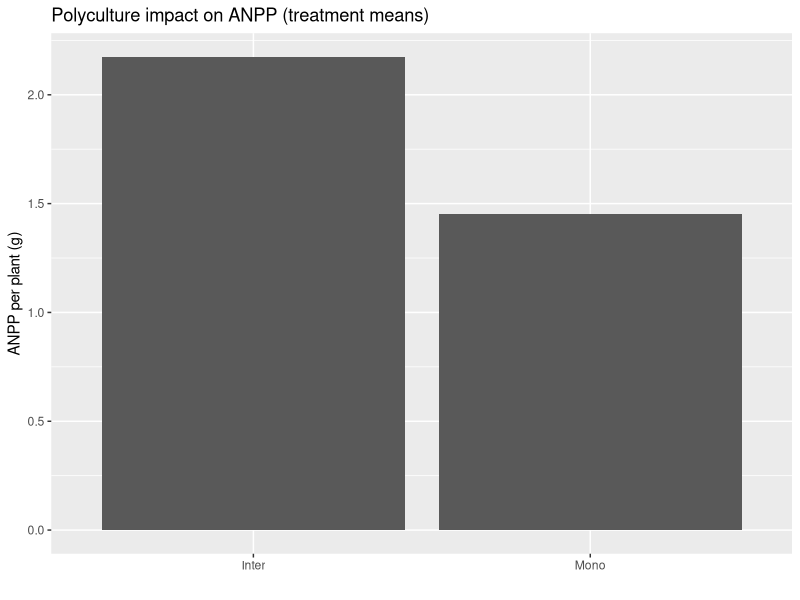
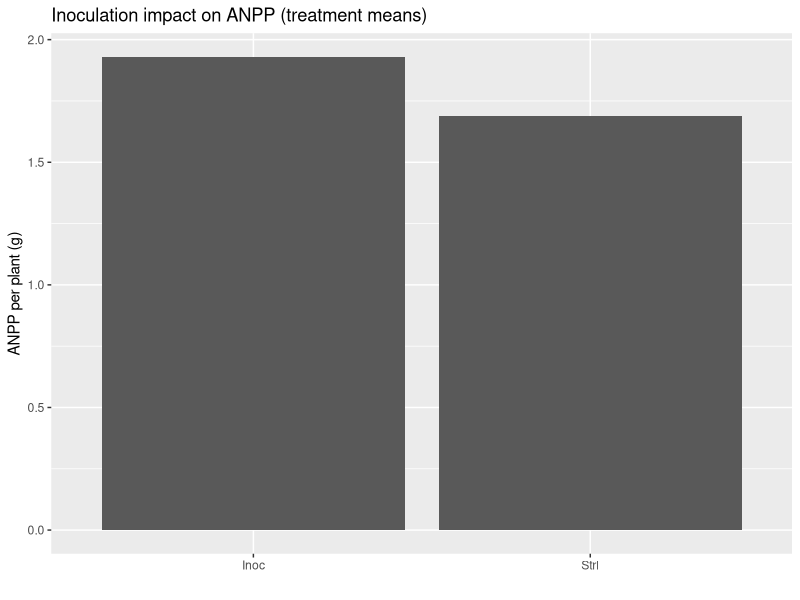
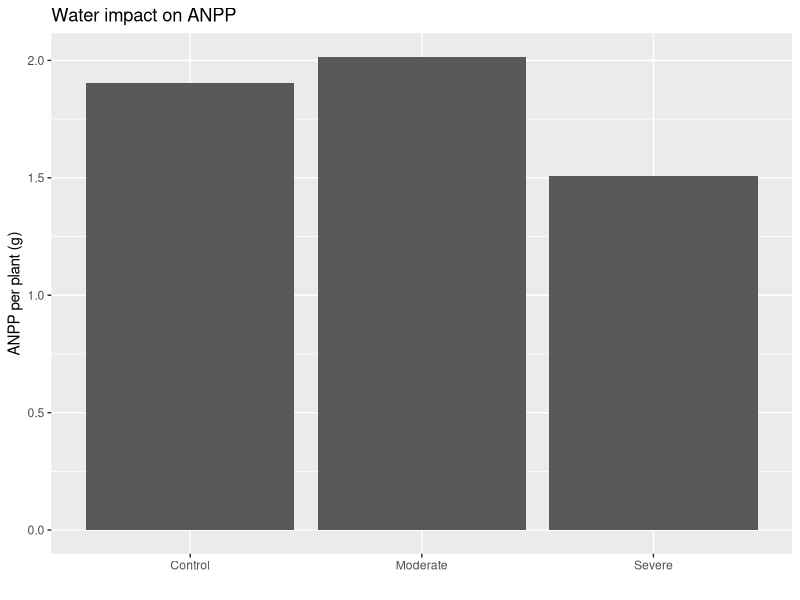
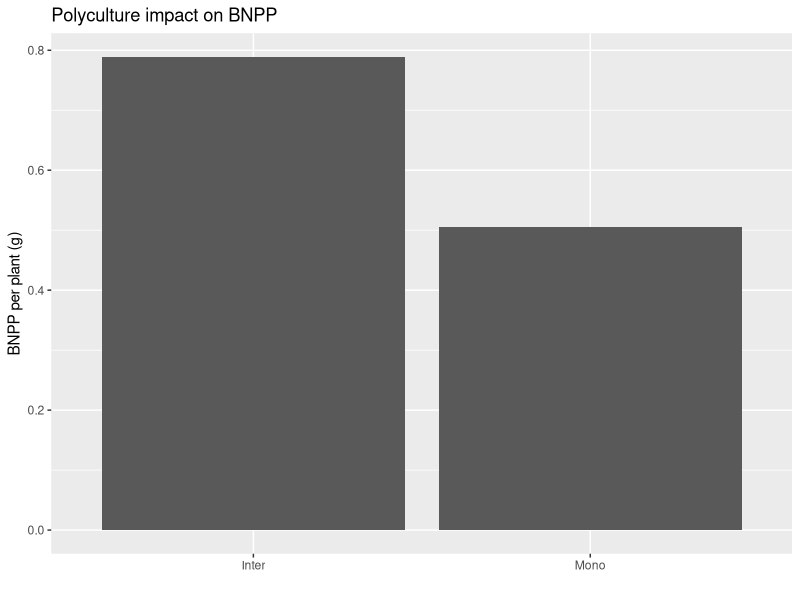
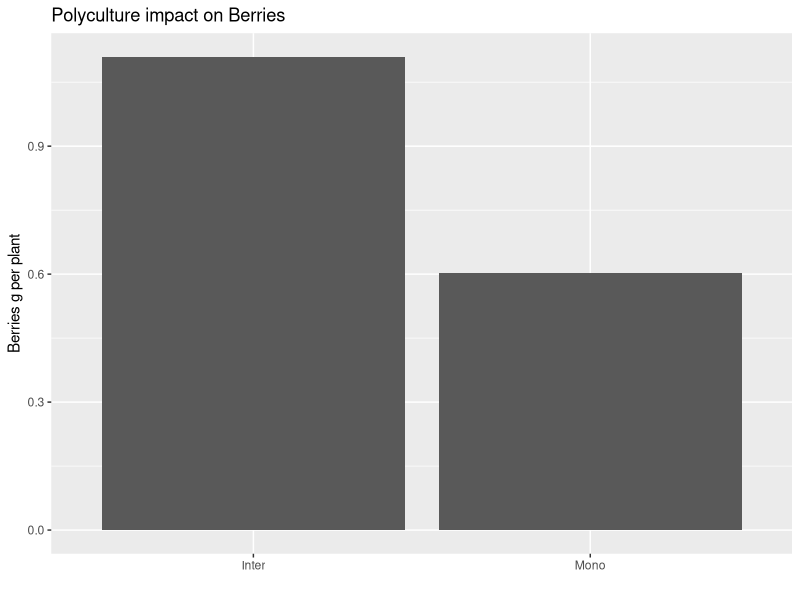
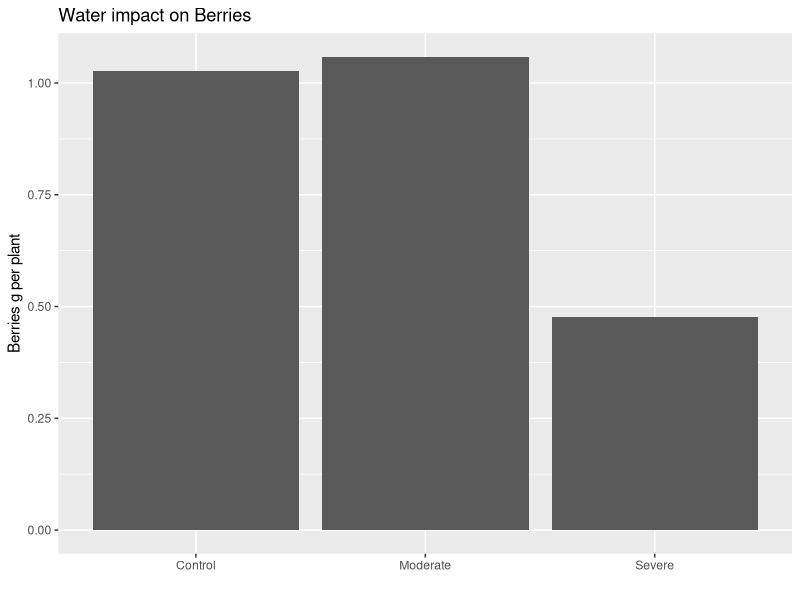
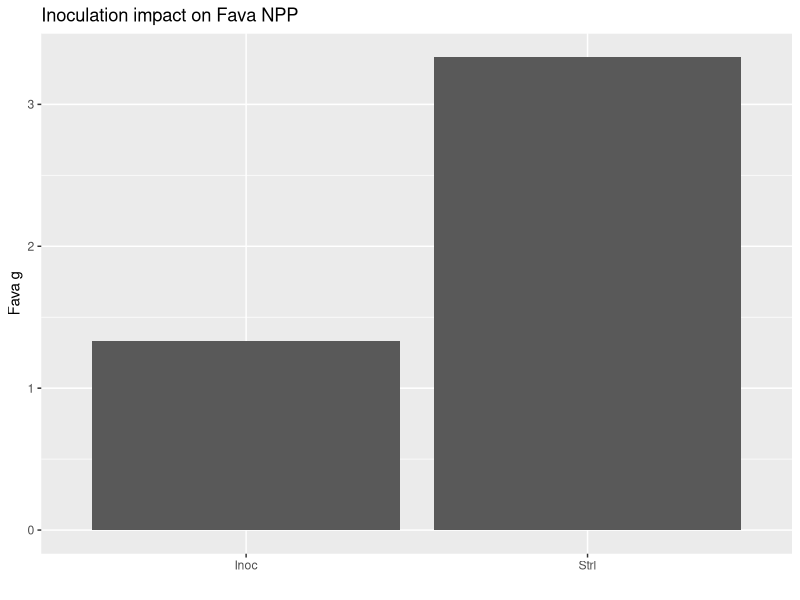
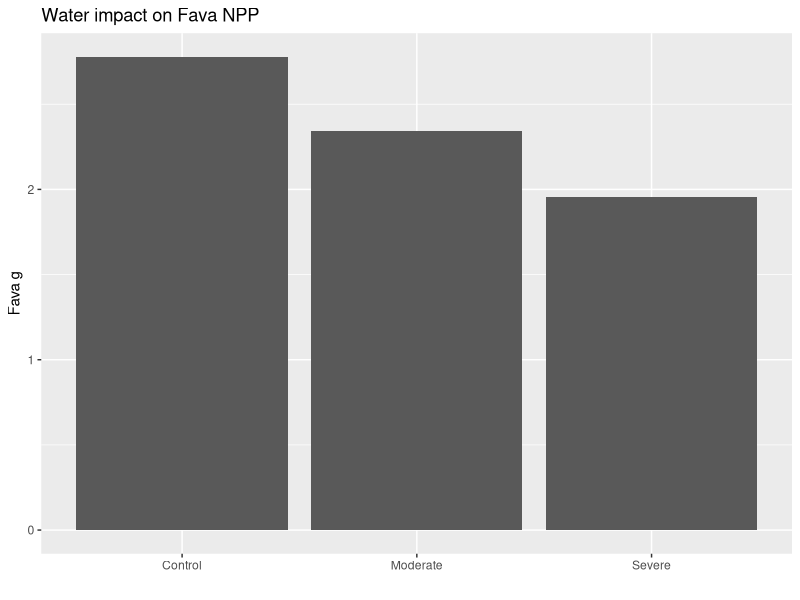

Generate these figures, in order, with R:
## ---- chunk 1
knitr::opts_chunk$set(echo = TRUE)
## ---- chunk 2

library(tidyverse)
library(broom)
library(knitr)
library(dplyr)
library(ggplot2)
## ---- chunk 3
# Combined data
combined <- read.csv("NPP_AMF_combined.csv")

# need to remove the fourth row bc I'm missing data (the bnpp)
combined <- combined[-4,]

combined <- combined %>%
  mutate(
    Inoculation = factor(Inoculation),
    Polyculture = factor(Polyculture),
    Group = interaction(Inoculation, Polyculture, sep = "_")
  )
## ---- chunk 4
# ANPP x polyculture
ggplot(combined, aes(x = Polyculture, y = ANPP_g_pp)) +
  stat_summary(fun = mean, geom = "bar") +
  labs(title = "Polyculture impact on ANPP (treatment means)", x = "", y = "ANPP per plant (g)")

# ANPP x Inoculation
ggplot(combined, aes(x = Inoculation, y = ANPP_g_pp)) +
  stat_summary(fun = mean, geom = "bar") +
  labs(title = "Inoculation impact on ANPP (treatment means)", x = "", y = "ANPP per plant (g)")

# ANPP x PPT
ggplot(combined, aes(x = Water, y = ANPP_g_pp)) +
  stat_summary(fun = mean, geom = "bar") +
  labs(title = "Water impact on ANPP", x = "", y = "ANPP per plant (g)")

## ---- chunk 5
# polyculture
ggplot(combined, aes(x = Polyculture, y = BNPP_g_pp)) +
  stat_summary(fun = mean, geom = "bar") +
  labs(title = "Polyculture impact on BNPP", x = "", y = "BNPP per plant (g)")
## ---- chunk 6
# polyculture
ggplot(combined, aes(x = Polyculture, y = Berries_g_pp)) +
  stat_summary(fun = mean, geom = "bar") +
  labs(title = "Polyculture impact on Berries", x = "", y = "Berries g per plant")

# Water
ggplot(combined, aes(x = Water, y = Berries_g_pp)) +
  stat_summary(fun = mean, geom = "bar") +
  labs(title = "Water impact on Berries", x = "", y = "Berries g per plant")
## ---- chunk 7
# Inoculation
ggplot(combined, aes(x = Inoculation, y = Fava_g)) +
  stat_summary(fun = mean, geom = "bar") +
  labs(title = "Inoculation impact on Fava NPP", x = "", y = "Fava g")

# Water
ggplot(combined, aes(x = Water, y = Fava_g)) +
  stat_summary(fun = mean, geom = "bar") +
  labs(title = "Water impact on Fava NPP", x = "", y = "Fava g")

# Water: Inoc interaction
ggplot(combined, aes(x = Water, y = Fava_g, color = Inoculation, group = Inoculation)) +
  stat_summary(fun = mean, geom = "point") +
  stat_summary(fun = mean, geom = "line") +
  labs(title = "Water:Inoculation Intaction for Fava NPP", x = "", y = "Fava g")

## ---- chunk 8
# Polyculture
ggplot(combined, aes(x = Polyculture, y = NPP_g_pp)) +
  stat_summary(fun = mean, geom = "bar") +
  labs(title = "Polyculture impact on Total NPP", x = "", y = "NPP g")

# Water
ggplot(combined, aes(x = Water, y = NPP_g_pp)) +
  stat_summary(fun = mean, geom = "bar") +
  labs(title = "Water impact on Total NPP", x = "", y = "NPP g")

# Poly: Inoc interaction
ggplot(combined, aes(x = Inoculation, y = NPP_g_pp, color = Polyculture, group = Polyculture)) +
  stat_summary(fun = mean, geom = "point") +
  stat_summary(fun = mean, geom = "line") +
  labs(title = "Polyculture:Inoculation Intaction for Total NPP", x = "", y = "NPP g")

ggplot(combined, aes(x = Polyculture, y = NPP_g_pp, color = Inoculation, group = Inoculation)) +
  stat_summary(fun = mean, geom = "point") +
  stat_summary(fun = mean, geom = "line") +
  labs(title = "Polyculture:Inoculation Intaction for Total NPP", x = "Intercropping", y = "NPP g")
## ---- chunk 9
# ANPP x polyculture
ggplot(combined, aes(x = Polyculture, y = percent_ANPP)) +
  stat_summary(fun = mean, geom = "bar") +
  labs(title = "Polyculture impact on ANPP %", x = "", y = "ANPP% of NPP")

# ANPP x Inoculation
ggplot(combined, aes(x = Inoculation, y = percent_ANPP)) +
  stat_summary(fun = mean, geom = "bar") +
  labs(title = "Inoculation impact on ANPP %", x = "", y = "ANPP% of NPP")

# ANPP x PPT
ggplot(combined, aes(x = Water, y = percent_ANPP)) +
  stat_summary(fun = mean, geom = "bar") +
  labs(title = "Water impact on ANPP %", x = "", y = "ANPP% of NPP")

# Poly: Inoc: Water 3-way with ANPP
ggplot(combined, aes(x = Water, y = percent_ANPP,
                     color = Inoculation, group = Inoculation)) +
  stat_summary(fun = mean, geom = "point") +
  stat_summary(fun = mean, geom = "line") +
  facet_wrap(~ Polyculture)

# Poly: Inoc: Water 3-way with ANPP
ggplot(combined, aes(x = Water, y = percent_ANPP,
                     color = Inoculation, group = Inoculation)) +
  stat_summary(fun = mean, geom = "point") +
  stat_summary(fun = mean, geom = "line") +
  facet_wrap(~ Polyculture) +
  labs(title = "Allocation to ANPP (% of NPP) with 3-way interaction Poly: Inoc: Water")

## ---- chunk 10
# polyculture
ggplot(combined, aes(x = Polyculture, y = BNPP_g_pp)) +
  stat_summary(fun = mean, geom = "bar") +
  labs(title = "Polyculture impact on BNPP", x = "", y = "BNPP per plant (g)")
## ---- chunk 11
# polyculture
ggplot(combined, aes(x = Polyculture, y = Berries_g_pp)) +
  stat_summary(fun = mean, geom = "bar") +
  labs(title = "Polyculture impact on Berries", x = "", y = "Berries g per plant")

# Water
ggplot(combined, aes(x = Water, y = Berries_g_pp)) +
  stat_summary(fun = mean, geom = "bar") +
  labs(title = "Water impact on Berries", x = "", y = "Berries g per plant")
## ---- chunk 12
# Inoculation
ggplot(combined, aes(x = Inoculation, y = Fava_g)) +
  stat_summary(fun = mean, geom = "bar") +
  labs(title = "Inoculation impact on Fava NPP", x = "", y = "Fava g")

# Water
ggplot(combined, aes(x = Water, y = Fava_g)) +
  stat_summary(fun = mean, geom = "bar") +
  labs(title = "Water impact on Fava NPP", x = "", y = "Fava g")

# Water: Inoc interaction
ggplot(combined, aes(x = Water, y = Fava_g, color = Inoculation, group = Inoculation)) +
  stat_summary(fun = mean, geom = "point") +
  stat_summary(fun = mean, geom = "line") +
  labs(title = "Water:Inoculation Intaction for Fava NPP", x = "", y = "Fava g")

## ---- chunk 13
# Polyculture
ggplot(combined, aes(x = Polyculture, y = NPP_g_pp)) +
  stat_summary(fun = mean, geom = "bar") +
  labs(title = "Polyculture impact on Total NPP", x = "", y = "NPP g")

# Water
ggplot(combined, aes(x = Water, y = NPP_g_pp)) +
  stat_summary(fun = mean, geom = "bar") +
  labs(title = "Water impact on Total NPP", x = "", y = "NPP g")

# Poly: Inoc interaction
ggplot(combined, aes(x = Inoculation, y = NPP_g_pp, color = Polyculture, group = Polyculture)) +
  stat_summary(fun = mean, geom = "point") +
  stat_summary(fun = mean, geom = "line") +
  labs(title = "Polyculture:Inoculation Intaction for Total NPP", x = "", y = "NPP g")

ggplot(combined, aes(x = Polyculture, y = NPP_g_pp, color = Inoculation, group = Inoculation)) +
  stat_summary(fun = mean, geom = "point") +
  stat_summary(fun = mean, geom = "line") +
  labs(title = "Polyculture:Inoculation Intaction for Total NPP", x = "Intercropping", y = "NPP g")
